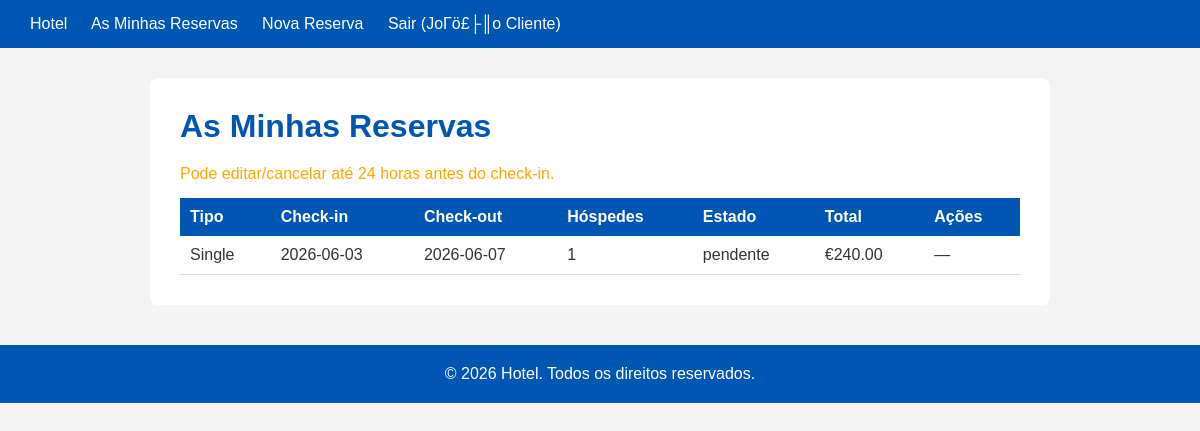
The app's page /cliente/reservas.php (signed in) with its own data.
### tables this page shows
CREATE TABLE `reservas` (
  `id` int(11) NOT NULL AUTO_INCREMENT,
  `hospede_id` int(11) NOT NULL,
  `tipo_quarto_id` int(11) NOT NULL,
  `quarto_id` int(11) DEFAULT NULL,
  `data_inicio` date NOT NULL,
  `data_fim` date NOT NULL,
  `num_hospedes` int(11) NOT NULL DEFAULT 1,
  `pequeno_almoco` tinyint(1) NOT NULL DEFAULT 0,
  `nif_faturacao` varchar(9) DEFAULT NULL,
  `estado` enum('pendente','ativa','cancelada','concluida') NOT NULL DEFAULT 'pendente',
  `checkin_feito` tinyint(1) NOT NULL DEFAULT 0,
  `checkout_feito` tinyint(1) NOT NULL DEFAULT 0,
  `total_estimado` decimal(10,2) NOT NULL DEFAULT 0.00,
  `criado_em` datetime NOT NULL DEFAULT current_timestamp(),
  PRIMARY KEY (`id`),
  KEY `hospede_id` (`hospede_id`),
  KEY `tipo_quarto_id` (`tipo_quarto_id`),
  KEY `quarto_id` (`quarto_id`),
  CONSTRAINT `reservas_ibfk_1` FOREIGN KEY (`hospede_id`) REFERENCES `hospedes` (`id`),
  CONSTRAINT `reservas_ibfk_2` FOREIGN KEY (`tipo_quarto_id`) REFERENCES `tipos_quarto` (`id`),
  CONSTRAINT `reservas_ibfk_3` FOREIGN KEY (`quarto_id`) REFERENCES `quartos` (`id`)
);

CREATE TABLE `tipos_quarto` (
  `id` int(11) NOT NULL AUTO_INCREMENT,
  `nome` varchar(80) NOT NULL,
  `capacidade_base` int(11) NOT NULL,
  `capacidade_maxima` int(11) NOT NULL,
  `preco_diaria` decimal(8,2) NOT NULL,
  `preco_hospede_extra` decimal(8,2) NOT NULL DEFAULT 0.00,
  `preco_pequeno_almoco` decimal(8,2) NOT NULL DEFAULT 0.00,
  `descricao` text DEFAULT NULL,
  `ativo` tinyint(1) NOT NULL DEFAULT 1,
  PRIMARY KEY (`id`)
);

### includes/session.php (called while the page is built, shortened)
<?php
 function user_nome() {
     return $_SESSION['user_nome'] ?? '';
 }
 function user_id() {
     return $_SESSION['user_id'] ?? null;
 }
 ?>

### includes/helpers.php (called while the page is built, shortened)
<?php
 function h($texto) {
     return htmlspecialchars($texto, ENT_QUOTES, 'UTF-8');
 }
 ?>

### cliente/reservas.php (the view, shortened to what this page needs)
<?php
 require_once '../includes/db.php';
 require_once '../includes/session.php';
 require_once '../includes/helpers.php';
 $uid = user_id();
 $stmt = mysqli_prepare($conn,
     "SELECT r.id, tq.nome AS tipo, r.data_inicio, r.data_fim,
             r.num_hospedes, r.estado, r.total_estimado, r.checkin_feito
      FROM reservas r
      JOIN hospedes h ON r.hospede_id = h.id
      JOIN tipos_quarto tq ON r.tipo_quarto_id = tq.id
      WHERE h.utilizador_id = ?
      ORDER BY r.data_inicio DESC");
 mysqli_stmt_bind_param($stmt, 'i', $uid);
 mysqli_stmt_execute($stmt);
 $reservas = mysqli_stmt_get_result($stmt);
 ?>
 <!DOCTYPE html>
 <html lang="pt">
 <head>
     <link rel="stylesheet" href="../includes/style.css">
 </head>
 <body>
     <header>
         <a href="../index.php">Hotel</a>
         <a href="reservas.php">As Minhas Reservas</a>
         <a href="nova-reserva.php">Nova Reserva</a>
         <a href="../auth/logout.php">Sair (<?= h(user_nome()) ?>)</a>
     </header>
     <main>
         <h1>As Minhas Reservas</h1>
         <p style="color:orange">Pode editar/cancelar até 24 horas antes do check-in.</p>
         <?php if (mysqli_num_rows($reservas) === 0): ?>
             <p>Ainda não tens reservas. <a href="nova-reserva.php">Faz uma agora</a>.</p>
         <?php else: ?>
             <table>
                 <tr>
                     <th>Tipo</th>
                     <th>Check-in</th>
                     <th>Check-out</th>
                     <th>Hóspedes</th>
                     <th>Estado</th>
                     <th>Total</th>
                     <th>Ações</th>
                 </tr>
                 <?php while ($r = mysqli_fetch_assoc($reservas)): ?>
                 <tr>
                     <td><?= h($r['tipo']) ?></td>
                     <td><?= h($r['data_inicio']) ?></td>
                     <td><?= h($r['data_fim']) ?></td>
                     <td><?= h($r['num_hospedes']) ?></td>
                     <td><?= h($r['estado']) ?></td>
                     <td>€<?= number_format($r['total_estimado'], 2) ?></td>
                     <td>
                         <?php
                         $inicio = new DateTime($r['data_inicio']);
                         $agora = new DateTime();
                         $horas = ($inicio->getTimestamp() - $agora->getTimestamp()) / 3600;
                         $pode_editar = $r['estado'] !== 'cancelada' && $horas > 24;
                         ?>
                         <?php if ($pode_editar): ?>
                             <a href="editar-reserva.php?id=<?= $r['id'] ?>">Editar</a> |
                             <a href="cancelar-reserva.php?id=<?= $r['id'] ?>">Cancelar</a>
                         <?php else: ?>
                             —
                         <?php endif; ?>
                     </td>
                 </tr>
                 <?php endwhile; ?>
             </table>
         <?php endif; ?>
     </main>
     <footer>
         <p>&copy; 2026 Hotel. Todos os direitos reservados.</p>
     </footer>
 </body>
 </html>

### includes/style.css (style rules this page uses)
* { margin: 0; padding: 0; box-sizing: border-box; }
body { font-family: Arial, sans-serif; background-color: #f4f4f4; color: #333; }
header, nav.topo { background-color: #0056b3; padding: 15px 30px; color: white; }
header a, nav.topo a { color: white; text-decoration: none; margin-right: 20px; }
main { max-width: 900px; margin: 30px auto; background: white; padding: 30px; border-radius: 8px; }
h1 { color: #0056b3; margin-bottom: 20px; }
table { width: 100%; border-collapse: collapse; margin-top: 15px; }
table th { background-color: #0056b3; color: white; padding: 10px; text-align: left; }
table td { padding: 10px; border-bottom: 1px solid #ddd; }
a { color: #0056b3; }
footer { text-align: center; padding: 20px; background-color: #0056b3; color: white; margin-top: 40px; }

### records on screen
reservas: tipo_quarto.nome "Single", data_inicio "2026-06-03", data_fim "2026-06-07", num_hospedes "1", estado "pendente", total_estimado "240.00"

### other values on screen
user_nome() "JoΓö£├║o Cliente"
